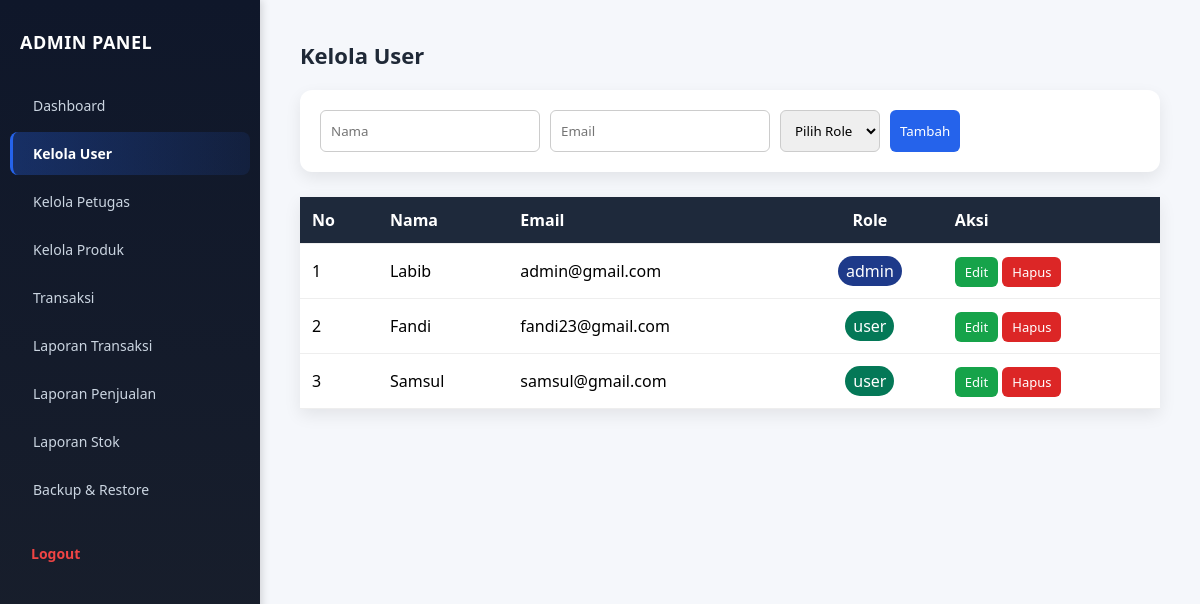
The app's page /admin/user.php (signed in) with its own data.
### tables this page shows
CREATE TABLE `users` (
  `id` int(11) NOT NULL AUTO_INCREMENT,
  `nama` varchar(100) DEFAULT NULL,
  `email` varchar(100) DEFAULT NULL,
  `password` varchar(255) DEFAULT NULL,
  `role` enum('admin','user') NOT NULL DEFAULT 'user',
  PRIMARY KEY (`id`)
);

### admin/user.php (the view, shortened to what this page needs)
<?php
include __DIR__ . "/../config/database.php";
$editData = null;
$dataUser = mysqli_query($conn, "SELECT * FROM users ORDER BY id DESC");
?>
<!DOCTYPE html>
<html lang="id">
<head>
</head>
<body>
    <div class="wrapper">
        <div class="sidebar">
            <h2>ADMIN PANEL</h2>
            <a href="dashboard.php">Dashboard</a>
            <a href="user.php" class="active">Kelola User</a>
            <a href="petugas.php">Kelola Petugas</a>
            <a href="produk.php">Kelola Produk</a>
            <a href="transaksi.php">Transaksi</a>
            <a href="laporan_transaksi.php"> Laporan Transaksi</a>
            <a href="laporan_penjualan.php">Laporan Penjualan</a>
            <a href="laporan_stok.php">Laporan Stok</a>
            <a href="backup_restore.php">Backup & Restore</a>
            <a href="logout.php" class="logout-btn" onclick="return confirm('Apakah Anda yakin ingin logout?')">
                Logout
            </a>
        </div>
        <div class="content">
            <h1>Kelola User</h1>
            <div class="card">
                <form method="post">
                    <input type="text" name="nama" placeholder="Nama"
                        value="<?= $editData['nama'] ?? '' ?>" required>
                    <input type="email" name="email" placeholder="Email"
                        value="<?= $editData['email'] ?? '' ?>" required>
                    <select name="role" required>
                        <option value="">Pilih Role</option>
                    </select>
                    <?php if ($editData) { ?>
                        <button name="update">Update</button>
                        <a href="user.php" class="action batal">Batal</a>
                    <?php } else { ?>
                        <button name="tambah">Tambah</button>
                    <?php } ?>
                </form>
            </div>
            <table>
                <tr>
                    <th>No</th>
                    <th>Nama</th>
                    <th>Email</th>
                    <th style="text-align: center;">Role</th>
                    <th>Aksi</th>
                </tr>
                <?php $no = 1;
                while ($u = mysqli_fetch_assoc($dataUser)) { ?>
                    <tr>
                        <td><?= $no++ ?></td>
                        <td><?= htmlspecialchars($u['nama']) ?></td>
                        <td><?= htmlspecialchars($u['email']) ?></td>
                        <td style="text-align: center;"><span class="role-<?= $u['role'] ?>"><?= $u['role'] ?></span></td>
                        <td>
                            <a class="action edit" href="?edit=<?= $u['id'] ?>">Edit</a>
                            <a class="action hapus"
                                href="?hapus=<?= $u['id'] ?>"
                                onclick="return confirm('Hapus user ini?')">Hapus</a>
                        </td>
                    </tr>
                <?php } ?>
            </table>
        </div>
    </div>
</body>
</html>

### admin/user.php (style rules this page uses)
* { box-sizing: border-box; margin: 0; padding: 0; font-family: 'Segoe UI', Tahoma, Geneva, Verdana, sans-serif; }
body { margin: 0; background: #f5f7fb; }
.wrapper { display: flex; min-height: 100vh; }
.sidebar { width: 260px; background: linear-gradient(180deg, #0f172a 0%, #1a202c 100%); color: #e2e8f0; padding: 30px 0; box-shadow: 2px 0 8px rgba(0, 0, 0, 0.15); position: fixed; height: 100vh; overflow-y: auto; }
.sidebar h2 { font-size: 18px; font-weight: 700; margin: 0 20px 30px; color: #fff; letter-spacing: 0.5px; }
.sidebar a { display: block; font-size: 14px; font-weight: 500; color: #cbd5e1; text-decoration: none; padding: 12px 20px; margin: 5px 10px; border-radius: 8px; transition: all 0.3s ease; border-left: 3px solid transparent; }
.sidebar a.active { background: linear-gradient(90deg, rgba(37, 99, 235, 0.3), rgba(37, 99, 235, 0.1)); color: #fff; border-left-color: #2563eb; font-weight: 600; }
.sidebar a.logout-btn { color: #fca5a5; font-weight: 600; margin-top: 30px; }
.content { flex: 1; margin-left: 260px; padding: 40px; }
h1 { font-size: 22px; font-weight: 700; color: #1f2937; margin-bottom: 20px; }
.card { background: #fff; padding: 20px; border-radius: 12px; margin-bottom: 25px; box-shadow: 0 6px 16px rgba(0, 0, 0, .08); }
form { display: flex; gap: 10px; flex-wrap: wrap; }
input, select, button { padding: 10px; border-radius: 6px; border: 1px solid #ccc; }
button { background: #2563eb; color: #fff; border: none; cursor: pointer; }
table { width: 100%; border-collapse: collapse; background: #fff; box-shadow: 0 6px 16px rgba(0, 0, 0, .08); }
th, td { padding: 12px; border-bottom: 1px solid #eee; }
th { background: #1e293b; color: #fff; text-align: left; }
.action { padding: 6px 10px; border-radius: 6px; color: #fff; font-size: 13px; text-decoration: none; }
.edit { background: #16a34a; }
.hapus { background: #dc2626; }
.role-admin { background: #1e3a8a; color: white; padding: 4px 8px; border-radius: 50px; display: inline-block; font-weight: 500; }
.role-user { background: #047857; color: white; padding: 4px 8px; border-radius: 50px; display: inline-block; font-weight: 500; }
.sidebar a.logout-btn { color: #ef4444; font-weight: 600; margin-top: 20px; border: 1px solid transparent; }

### records on screen
users: nama "Labib", email "admin@gmail.com", role "admin"
users: nama "Fandi", email "fandi23@gmail.com", role "user"
users: nama "Samsul", email "samsul@gmail.com", role "user"
